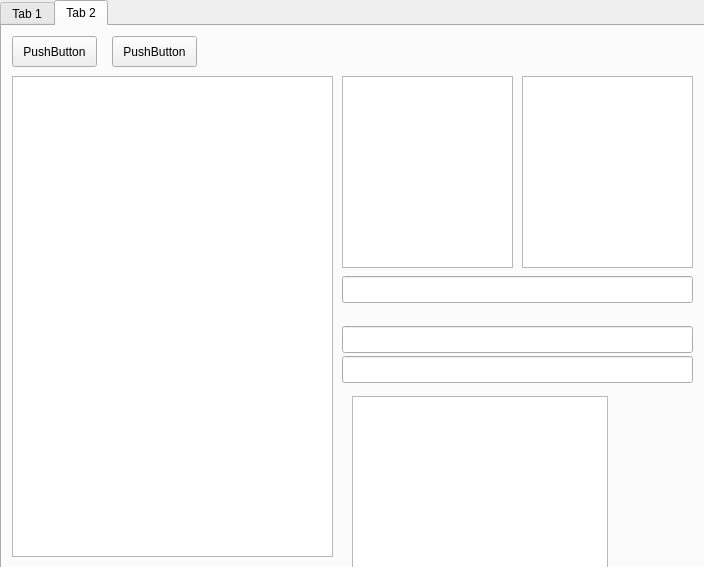
<?xml version="1.0" encoding="UTF-8"?>
<ui version="4.0">
 <class>MainWindow</class>
 <widget class="QMainWindow" name="MainWindow">
  <property name="geometry">
   <rect>
    <x>0</x>
    <y>0</y>
    <width>704</width>
    <height>567</height>
   </rect>
  </property>
  <property name="windowTitle">
   <string>MainWindow</string>
  </property>
  <widget class="QWidget" name="centralWidget">
   <widget class="QTabWidget" name="tabWidget">
    <property name="geometry">
     <rect>
      <x>0</x>
      <y>0</y>
      <width>711</width>
      <height>571</height>
     </rect>
    </property>
    <property name="currentIndex">
     <number>1</number>
    </property>
    <widget class="QWidget" name="tab">
     <attribute name="title">
      <string>Tab 1</string>
     </attribute>
     <widget class="QPushButton" name="pushButton">
      <property name="geometry">
       <rect>
        <x>290</x>
        <y>10</y>
        <width>85</width>
        <height>31</height>
       </rect>
      </property>
      <property name="text">
       <string>PushButton</string>
      </property>
     </widget>
     <widget class="QLineEdit" name="lineEdit">
      <property name="geometry">
       <rect>
        <x>10</x>
        <y>500</y>
        <width>113</width>
        <height>27</height>
       </rect>
      </property>
     </widget>
     <widget class="QLineEdit" name="lineEdit_2">
      <property name="geometry">
       <rect>
        <x>130</x>
        <y>500</y>
        <width>113</width>
        <height>27</height>
       </rect>
      </property>
     </widget>
     <widget class="QLineEdit" name="lineEdit_3">
      <property name="geometry">
       <rect>
        <x>250</x>
        <y>500</y>
        <width>113</width>
        <height>27</height>
       </rect>
      </property>
     </widget>
     <widget class="QLabel" name="label">
      <property name="geometry">
       <rect>
        <x>10</x>
        <y>480</y>
        <width>601</width>
        <height>16</height>
       </rect>
      </property>
      <property name="text">
       <string>TextLabel</string>
      </property>
     </widget>
     <widget class="QListWidget" name="listWidget">
      <property name="enabled">
       <bool>false</bool>
      </property>
      <property name="geometry">
       <rect>
        <x>10</x>
        <y>50</y>
        <width>681</width>
        <height>421</height>
       </rect>
      </property>
     </widget>
     <widget class="QComboBox" name="comboBox">
      <property name="enabled">
       <bool>false</bool>
      </property>
      <property name="geometry">
       <rect>
        <x>10</x>
        <y>10</y>
        <width>261</width>
        <height>31</height>
       </rect>
      </property>
     </widget>
    </widget>
    <widget class="QWidget" name="tab_2">
     <attribute name="title">
      <string>Tab 2</string>
     </attribute>
     <widget class="QListWidget" name="listWidget_2">
      <property name="geometry">
       <rect>
        <x>10</x>
        <y>50</y>
        <width>321</width>
        <height>481</height>
       </rect>
      </property>
     </widget>
     <widget class="QListWidget" name="listWidget_3">
      <property name="geometry">
       <rect>
        <x>340</x>
        <y>50</y>
        <width>171</width>
        <height>192</height>
       </rect>
      </property>
     </widget>
     <widget class="QPushButton" name="pushButton_2">
      <property name="geometry">
       <rect>
        <x>10</x>
        <y>10</y>
        <width>85</width>
        <height>31</height>
       </rect>
      </property>
      <property name="text">
       <string>PushButton</string>
      </property>
     </widget>
     <widget class="QPushButton" name="pushButton_3">
      <property name="geometry">
       <rect>
        <x>110</x>
        <y>10</y>
        <width>85</width>
        <height>31</height>
       </rect>
      </property>
      <property name="text">
       <string>PushButton</string>
      </property>
     </widget>
     <widget class="QListWidget" name="listWidget_4">
      <property name="geometry">
       <rect>
        <x>520</x>
        <y>50</y>
        <width>171</width>
        <height>192</height>
       </rect>
      </property>
     </widget>
     <widget class="QLineEdit" name="lineEdit_4">
      <property name="geometry">
       <rect>
        <x>340</x>
        <y>250</y>
        <width>351</width>
        <height>27</height>
       </rect>
      </property>
     </widget>
     <widget class="QLineEdit" name="lineEdit_5">
      <property name="geometry">
       <rect>
        <x>340</x>
        <y>300</y>
        <width>351</width>
        <height>27</height>
       </rect>
      </property>
     </widget>
     <widget class="QLineEdit" name="lineEdit_6">
      <property name="geometry">
       <rect>
        <x>340</x>
        <y>330</y>
        <width>351</width>
        <height>27</height>
       </rect>
      </property>
     </widget>
     <widget class="QTableView" name="tableView">
      <property name="geometry">
       <rect>
        <x>350</x>
        <y>370</y>
        <width>256</width>
        <height>192</height>
       </rect>
      </property>
     </widget>
    </widget>
   </widget>
  </widget>
 </widget>
 <layoutdefault spacing="6" margin="11"/>
 <resources/>
 <connections/>
</ui>
